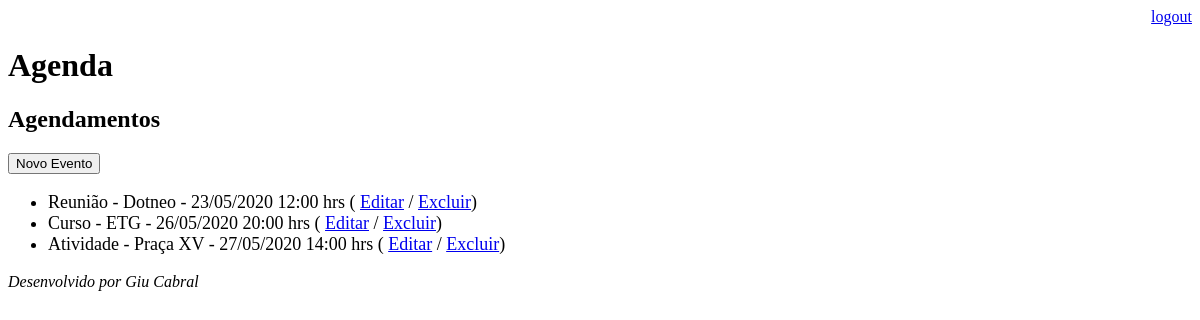
The page /agenda/ (signed in) on the database as committed earlier.
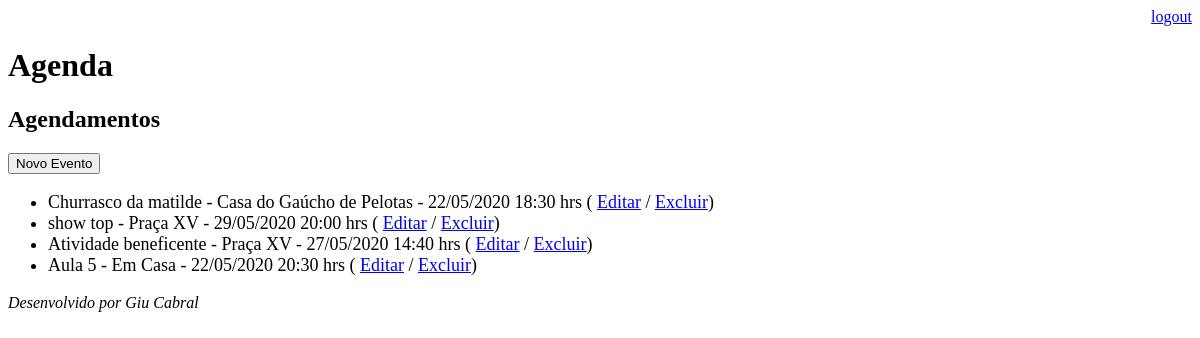
The same page on the database as committed later.
### core/models.py (models this page shows, shortened)
class Evento(models.Model):
    titulo = models.CharField(max_length=100)
    local = models.CharField(max_length=100, blank=True, null=True)
    descricao = models.TextField(blank=True, null=True)
    data_evento = models.DateTimeField(verbose_name='Data do Evento')
    data_criacao = models.DateTimeField(auto_now=True)
    usuario = models.ForeignKey(User, on_delete=models.CASCADE)
    class Meta:
        db_table = 'evento'
    def get_data_evento(self):
        return self.data_evento.strftime('%d/%m/%Y %H:%M hrs ')

### core/views.py (the view)
# urls.py: path('agenda/', views.lista_eventos),
@login_required(login_url='/login/')
def lista_eventos(request):
    usuario = request.user
    evento = Evento.objects.filter(usuario=usuario)
    dados = {'eventos': evento}
    return render(request, 'agenda.html', dados)

### core/templates/agenda.html
{% extends "model-page.html" %}
{% block content %}
    <h2>Agendamentos</h2>
    <a href="evento">
        <button type="button">Novo Evento</button>
    </a>
    <ul style='font-size: 18px'>
        {% for evento in eventos %}
            <li>
                {{ evento.titulo}} - {{ evento.local}} - {{ evento.get_data_evento}}
                ( <a href="evento/?id={{ evento.id }}">Editar</a> /
                <a href="evento/delete/{{ evento.id }}/">Excluir</a>)
            </li>
        {% endfor %}
    </ul>
{% endblock %}

### core/templates/model-page.html
<!DOCTYPE html>
<html lang="en">
<head>
    {% include "model-header.html" %}
</head>
<body>
    {% block content %} {% endblock %}
    {% include "model-footer.html" %}
</body>
</html>

### core/templates/model-header.html (shortened to what this page needs)
<div align="right">
    <a href="/logout">logout</a>
</div>
<h1>Agenda</h1>

### core/templates/model-footer.html
<p><i>Desenvolvido por Giu Cabral</i></p>

Rows that differ between the two databases and show on the page:
removed Evento: titulo "Reunião", local "Dotneo", get_data_evento "23/05/2020 12:00 hrs"
removed Evento: titulo "Curso", local "ETG", get_data_evento "26/05/2020 20:00 hrs"
removed Evento: titulo "Atividade", local "Praça XV", get_data_evento "27/05/2020 14:00 hrs"
added Evento: titulo "Churrasco da matilde", local "Casa do Gaúcho de Pelotas", get_data_evento "22/05/2020 18:30 hrs"
added Evento: titulo "show top", local "Praça XV", get_data_evento "29/05/2020 20:00 hrs"
added Evento: titulo "Atividade beneficente", local "Praça XV", get_data_evento "27/05/2020 14:40 hrs"
added Evento: titulo "Aula 5", local "Em Casa", get_data_evento "22/05/2020 20:30 hrs"
